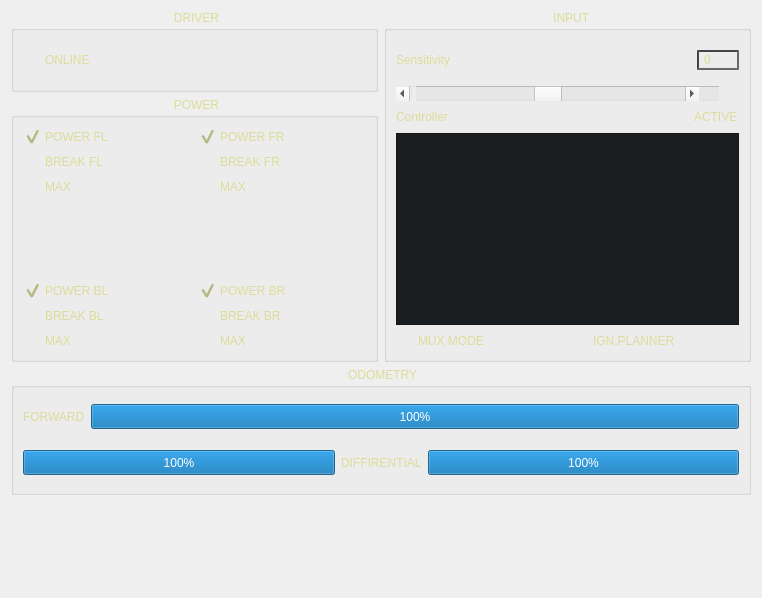
<?xml version="1.0" encoding="UTF-8"?>
<ui version="4.0">
 <class>Form</class>
 <widget class="QWidget" name="Form">
  <property name="geometry">
   <rect>
    <x>0</x>
    <y>0</y>
    <width>762</width>
    <height>598</height>
   </rect>
  </property>
  <property name="maximumSize">
   <size>
    <width>1000</width>
    <height>1000</height>
   </size>
  </property>
  <property name="windowTitle">
   <string>Form</string>
  </property>
  <property name="styleSheet">
   <string notr="true">	QWidget{
	background-image: url(:/ta-skin/bg1.gif);
}

QListWidget{
	background: #1b1e20;
}

QLabel, QCheckBox, QTextEdit, QLineEdit, QGroupBox, QDoubleSpinBox, QSpinBox{
	font: bold 10px, &quot;Segoe UI Black&quot;;
	color: rgb(220, 220, 155);
    background-color: transparent;
}

QProgressBar{
    border-image: url(:/ta-skin/chunk_empty.png) 0 repeat stretch;
    font: 1px, &quot;Segoe UI Black&quot;;
}

QProgressBar::chunk {
    border-image: url(:/ta-skin/chunk_full.png) 0 repeat stretch;
}

QLabel, QCheckBox{
	border-image: url(:/ta-skin/label2.png) 11 22 10 12 repeat stretch ;
	border-width: 10;
}

QCheckBox{
	spacing: 3;
}

QCheckBox::indicator::checked, QCheckBox::indicator::unchecked{
    width: 19px;
    height: 19px;
}

QCheckBox::indicator:unchecked:disabled{
    border-image: url(:/ta-skin/lmp_off.png) 0 stretch
}

QCheckBox::indicator:checked:disabled{
    border-image: url(:/ta-skin/lmp_on.png) 0 stretch
}

QCheckBox::indicator:unchecked:enabled{
    border-image: url(:/ta-skin/lmp_off_locked.png) 0 stretch
}

QCheckBox::indicator:checked:enabled{
    border-image: url(:/ta-skin/lmp_on_locked.png) 0 stretch
}

QPushButton{
	font: bold 10px, &quot;Segoe UI Black&quot;;
	color: rgb(40, 20, 20);
	border-width: 8;
    border-image: url(:/ta-skin/button.gif) 10 12 11 14 repeat repeat 
}

QPushButton:pressed {
	border-image: url(:/ta-skin/button_pressed.gif) 10 12 11 14 repeat repeat
}

QScrollBar:horizontal {
    border-image: url(:/ta-skin/scroll_bg.png) 0 repeat stretch;
    height: 15px;
    margin: 0px 20px 0 20px;
}

QScrollBar::handle:horizontal {
    border-image: url(:/ta-skin/bar.png) 0 stretch;
    min-width: 5px;
    max-width: 5px;
}

QScrollBar::add-line:horizontal {
    border-image: url(:/ta-skin/arrow_off_right.png) 0 stretch;
    width: 20px;
    subcontrol-position: right;
    subcontrol-origin: margin;
}

QScrollBar::sub-line:horizontal:pressed {
    border-image: url(:/ta-skin/arrow_on_left.png) 0 stretch;
}

QScrollBar::add-line:horizontal:pressed {
    border-image: url(:/ta-skin/arrow_on_right.png) 0 stretch;
}

QScrollBar::sub-line:horizontal {
    border-image: url(:/ta-skin/arrow_off_left.png) 0 stretch;
    width: 20px;
    subcontrol-position: left;
    subcontrol-origin: margin;
}

QScrollBar::add-page:horizontal, QScrollBar::sub-page:horizontal {
    background: none;
}

QGroupBox{
    border-image: url(:/ta-skin/label-bg.png) 13 23 12 12 repeat repeat ;
    border-width: 10;
}

QGroupBox::title{
    subcontrol-origin: margin;
    subcontrol-position: top center;
    margin: 0 3
}

QLineEdit, QDoubleSpinBox, QSpinBox{
    padding: 0 3;
	border-color: #444444;
	border-style: inset;
	border-width: 2;
}

QDoubleSpinBox::up-arrow, QSpinBox::up-arrow {
    image: url(:/ta-skin/arrow_off_up.png) 0 stretch;
}

QDoubleSpinBox::down-arrow, QSpinBox::down-arrow {
    image: url(:/ta-skin/arrow_off_down.png) 0 stretch;
}

QDoubleSpinBox::up-arrow:pressed, QSpinBox::up-arrow:pressed {
    image: url(:/ta-skin/arrow_on_up.png) 0 stretch;
}

QDoubleSpinBox::down-arrow:pressed, QSpinBox::down-arrow:pressed {
    image: url(:/ta-skin/arrow_on_down.png) 0 stretch;
}</string>
  </property>
  <layout class="QVBoxLayout" name="verticalLayout_12">
   <item>
    <layout class="QHBoxLayout" name="horizontalLayout_16">
     <item>
      <layout class="QVBoxLayout" name="verticalLayout_10">
       <property name="spacing">
        <number>6</number>
       </property>
       <item>
        <widget class="QGroupBox" name="PDRIVER">
         <property name="sizePolicy">
          <sizepolicy hsizetype="Preferred" vsizetype="Preferred">
           <horstretch>0</horstretch>
           <verstretch>0</verstretch>
          </sizepolicy>
         </property>
         <property name="title">
          <string>DRIVER</string>
         </property>
         <layout class="QHBoxLayout" name="horizontalLayout_5">
          <item>
           <widget class="QCheckBox" name="CBDRV">
            <property name="enabled">
             <bool>false</bool>
            </property>
            <property name="minimumSize">
             <size>
              <width>0</width>
              <height>40</height>
             </size>
            </property>
            <property name="text">
             <string>ONLINE</string>
            </property>
            <property name="checked">
             <bool>false</bool>
            </property>
           </widget>
          </item>
          <item>
           <widget class="QLabel" name="LUSAGE">
            <property name="sizePolicy">
             <sizepolicy hsizetype="Minimum" vsizetype="Fixed">
              <horstretch>0</horstretch>
              <verstretch>0</verstretch>
             </sizepolicy>
            </property>
            <property name="minimumSize">
             <size>
              <width>0</width>
              <height>40</height>
             </size>
            </property>
            <property name="font">
             <font>
              <family></family>
              <pointsize>-1</pointsize>
              <weight>75</weight>
              <italic>false</italic>
              <bold>true</bold>
             </font>
            </property>
            <property name="text">
             <string>USAGE:</string>
            </property>
           </widget>
          </item>
         </layout>
        </widget>
       </item>
       <item>
        <widget class="QGroupBox" name="PPOWER">
         <property name="sizePolicy">
          <sizepolicy hsizetype="Expanding" vsizetype="Preferred">
           <horstretch>0</horstretch>
           <verstretch>0</verstretch>
          </sizepolicy>
         </property>
         <property name="title">
          <string>POWER</string>
         </property>
         <layout class="QVBoxLayout" name="verticalLayout_8">
          <item>
           <layout class="QHBoxLayout" name="horizontalLayout_11">
            <item>
             <layout class="QVBoxLayout" name="verticalLayout_2">
              <item>
               <widget class="QCheckBox" name="PFL">
                <property name="text">
                 <string>POWER FL</string>
                </property>
                <property name="checked">
                 <bool>true</bool>
                </property>
               </widget>
              </item>
              <item>
               <widget class="QCheckBox" name="BFL">
                <property name="text">
                 <string>BREAK FL</string>
                </property>
                <property name="checked">
                 <bool>false</bool>
                </property>
               </widget>
              </item>
              <item>
               <widget class="QCheckBox" name="MFL">
                <property name="enabled">
                 <bool>false</bool>
                </property>
                <property name="text">
                 <string>MAX</string>
                </property>
                <property name="checkable">
                 <bool>true</bool>
                </property>
                <property name="checked">
                 <bool>false</bool>
                </property>
               </widget>
              </item>
             </layout>
            </item>
            <item>
             <layout class="QVBoxLayout" name="verticalLayout_3">
              <item>
               <widget class="QCheckBox" name="PFR">
                <property name="text">
                 <string>POWER FR</string>
                </property>
                <property name="checked">
                 <bool>true</bool>
                </property>
               </widget>
              </item>
              <item>
               <widget class="QCheckBox" name="BFR">
                <property name="text">
                 <string>BREAK FR</string>
                </property>
               </widget>
              </item>
              <item>
               <widget class="QCheckBox" name="MFR">
                <property name="enabled">
                 <bool>false</bool>
                </property>
                <property name="text">
                 <string>MAX</string>
                </property>
                <property name="checkable">
                 <bool>true</bool>
                </property>
               </widget>
              </item>
             </layout>
            </item>
           </layout>
          </item>
          <item>
           <spacer name="verticalSpacer_3">
            <property name="orientation">
             <enum>Qt::Vertical</enum>
            </property>
            <property name="sizeHint" stdset="0">
             <size>
              <width>20</width>
              <height>40</height>
             </size>
            </property>
           </spacer>
          </item>
          <item>
           <layout class="QHBoxLayout" name="horizontalLayout_13">
            <item>
             <layout class="QVBoxLayout" name="verticalLayout_5">
              <item>
               <widget class="QCheckBox" name="PRL">
                <property name="text">
                 <string>POWER BL</string>
                </property>
                <property name="checked">
                 <bool>true</bool>
                </property>
               </widget>
              </item>
              <item>
               <widget class="QCheckBox" name="BRL">
                <property name="text">
                 <string>BREAK BL</string>
                </property>
               </widget>
              </item>
              <item>
               <widget class="QCheckBox" name="MRL">
                <property name="enabled">
                 <bool>false</bool>
                </property>
                <property name="text">
                 <string>MAX</string>
                </property>
                <property name="checkable">
                 <bool>true</bool>
                </property>
               </widget>
              </item>
             </layout>
            </item>
            <item>
             <layout class="QVBoxLayout" name="verticalLayout_7">
              <item>
               <widget class="QCheckBox" name="PRR">
                <property name="text">
                 <string>POWER BR</string>
                </property>
                <property name="checked">
                 <bool>true</bool>
                </property>
               </widget>
              </item>
              <item>
               <widget class="QCheckBox" name="BRR">
                <property name="text">
                 <string>BREAK BR</string>
                </property>
               </widget>
              </item>
              <item>
               <widget class="QCheckBox" name="MRR">
                <property name="enabled">
                 <bool>false</bool>
                </property>
                <property name="text">
                 <string>MAX</string>
                </property>
                <property name="checkable">
                 <bool>true</bool>
                </property>
               </widget>
              </item>
             </layout>
            </item>
           </layout>
          </item>
         </layout>
        </widget>
       </item>
      </layout>
     </item>
     <item>
      <widget class="QGroupBox" name="PIN">
       <property name="sizePolicy">
        <sizepolicy hsizetype="Preferred" vsizetype="Expanding">
         <horstretch>0</horstretch>
         <verstretch>0</verstretch>
        </sizepolicy>
       </property>
       <property name="title">
        <string> INPUT</string>
       </property>
       <layout class="QVBoxLayout" name="verticalLayout">
        <item>
         <layout class="QHBoxLayout" name="horizontalLayout_7">
          <property name="spacing">
           <number>6</number>
          </property>
          <property name="topMargin">
           <number>0</number>
          </property>
          <item>
           <widget class="QLabel" name="label_16">
            <property name="minimumSize">
             <size>
              <width>0</width>
              <height>40</height>
             </size>
            </property>
            <property name="text">
             <string>Sensitivity</string>
            </property>
           </widget>
          </item>
          <item>
           <spacer name="horizontalSpacer_3">
            <property name="orientation">
             <enum>Qt::Horizontal</enum>
            </property>
            <property name="sizeType">
             <enum>QSizePolicy::Expanding</enum>
            </property>
            <property name="sizeHint" stdset="0">
             <size>
              <width>40</width>
              <height>20</height>
             </size>
            </property>
           </spacer>
          </item>
          <item>
           <widget class="QSpinBox" name="spinBox">
            <property name="minimum">
             <number>-5</number>
            </property>
            <property name="maximum">
             <number>5</number>
            </property>
           </widget>
          </item>
         </layout>
        </item>
        <item>
         <widget class="QScrollBar" name="ISENSITIVITY">
          <property name="minimum">
           <number>-5</number>
          </property>
          <property name="maximum">
           <number>5</number>
          </property>
          <property name="pageStep">
           <number>1</number>
          </property>
          <property name="orientation">
           <enum>Qt::Horizontal</enum>
          </property>
         </widget>
        </item>
        <item>
         <layout class="QHBoxLayout" name="horizontalLayout_8">
          <property name="topMargin">
           <number>0</number>
          </property>
          <item>
           <widget class="QLabel" name="label_17">
            <property name="text">
             <string>Controller</string>
            </property>
           </widget>
          </item>
          <item>
           <spacer name="horizontalSpacer_4">
            <property name="orientation">
             <enum>Qt::Horizontal</enum>
            </property>
            <property name="sizeType">
             <enum>QSizePolicy::Expanding</enum>
            </property>
            <property name="sizeHint" stdset="0">
             <size>
              <width>40</width>
              <height>20</height>
             </size>
            </property>
           </spacer>
          </item>
          <item>
           <widget class="QCheckBox" name="CBACTIVE">
            <property name="text">
             <string>ACTIVE</string>
            </property>
            <property name="checked">
             <bool>false</bool>
            </property>
           </widget>
          </item>
         </layout>
        </item>
        <item>
         <widget class="QListWidget" name="ControllersList">
          <property name="autoFillBackground">
           <bool>false</bool>
          </property>
          <property name="styleSheet">
           <string notr="true">color: rgb(255, 255, 127);</string>
          </property>
         </widget>
        </item>
        <item>
         <layout class="QHBoxLayout" name="horizontalLayout_9">
          <item>
           <widget class="QCheckBox" name="CBMUX">
            <property name="text">
             <string>MUX MODE</string>
            </property>
           </widget>
          </item>
          <item>
           <widget class="QCheckBox" name="CBIGNORE">
            <property name="enabled">
             <bool>false</bool>
            </property>
            <property name="text">
             <string>IGN.PLANNER</string>
            </property>
            <property name="checkable">
             <bool>true</bool>
            </property>
            <property name="checked">
             <bool>false</bool>
            </property>
            <property name="autoRepeat">
             <bool>false</bool>
            </property>
            <property name="tristate">
             <bool>false</bool>
            </property>
           </widget>
          </item>
         </layout>
        </item>
       </layout>
      </widget>
     </item>
    </layout>
   </item>
   <item>
    <layout class="QHBoxLayout" name="horizontalLayout_17">
     <item>
      <widget class="QGroupBox" name="PODOM">
       <property name="title">
        <string> ODOMETRY </string>
       </property>
       <layout class="QVBoxLayout" name="verticalLayout_9">
        <item>
         <layout class="QHBoxLayout" name="horizontalLayout_14">
          <item>
           <widget class="QLabel" name="label_2">
            <property name="minimumSize">
             <size>
              <width>0</width>
              <height>40</height>
             </size>
            </property>
            <property name="text">
             <string>FORWARD</string>
            </property>
           </widget>
          </item>
          <item>
           <widget class="QProgressBar" name="PBF">
            <property name="sizePolicy">
             <sizepolicy hsizetype="Expanding" vsizetype="Maximum">
              <horstretch>0</horstretch>
              <verstretch>0</verstretch>
             </sizepolicy>
            </property>
            <property name="minimumSize">
             <size>
              <width>0</width>
              <height>25</height>
             </size>
            </property>
            <property name="maximum">
             <number>44</number>
            </property>
            <property name="value">
             <number>44</number>
            </property>
           </widget>
          </item>
         </layout>
        </item>
        <item>
         <layout class="QHBoxLayout" name="horizontalLayout_15">
          <item>
           <widget class="QProgressBar" name="PBDL">
            <property name="minimumSize">
             <size>
              <width>0</width>
              <height>25</height>
             </size>
            </property>
            <property name="maximum">
             <number>44</number>
            </property>
            <property name="value">
             <number>44</number>
            </property>
           </widget>
          </item>
          <item>
           <widget class="QLabel" name="label_11">
            <property name="minimumSize">
             <size>
              <width>0</width>
              <height>40</height>
             </size>
            </property>
            <property name="text">
             <string>DIFFIRENTIAL</string>
            </property>
           </widget>
          </item>
          <item>
           <widget class="QProgressBar" name="PBDR">
            <property name="minimumSize">
             <size>
              <width>0</width>
              <height>25</height>
             </size>
            </property>
            <property name="maximum">
             <number>44</number>
            </property>
            <property name="value">
             <number>44</number>
            </property>
           </widget>
          </item>
         </layout>
        </item>
       </layout>
      </widget>
     </item>
    </layout>
   </item>
   <item>
    <spacer name="verticalSpacer_4">
     <property name="orientation">
      <enum>Qt::Vertical</enum>
     </property>
     <property name="sizeHint" stdset="0">
      <size>
       <width>20</width>
       <height>40</height>
      </size>
     </property>
    </spacer>
   </item>
  </layout>
 </widget>
 <resources>
  <include location="../ta.qrc"/>
 </resources>
 <connections>
  <connection>
   <sender>spinBox</sender>
   <signal>valueChanged(int)</signal>
   <receiver>ISENSITIVITY</receiver>
   <slot>setValue(int)</slot>
   <hints>
    <hint type="sourcelabel">
     <x>280</x>
     <y>127</y>
    </hint>
    <hint type="destinationlabel">
     <x>229</x>
     <y>155</y>
    </hint>
   </hints>
  </connection>
  <connection>
   <sender>ISENSITIVITY</sender>
   <signal>valueChanged(int)</signal>
   <receiver>spinBox</receiver>
   <slot>setValue(int)</slot>
   <hints>
    <hint type="sourcelabel">
     <x>197</x>
     <y>155</y>
    </hint>
    <hint type="destinationlabel">
     <x>280</x>
     <y>127</y>
    </hint>
   </hints>
  </connection>
 </connections>
</ui>
